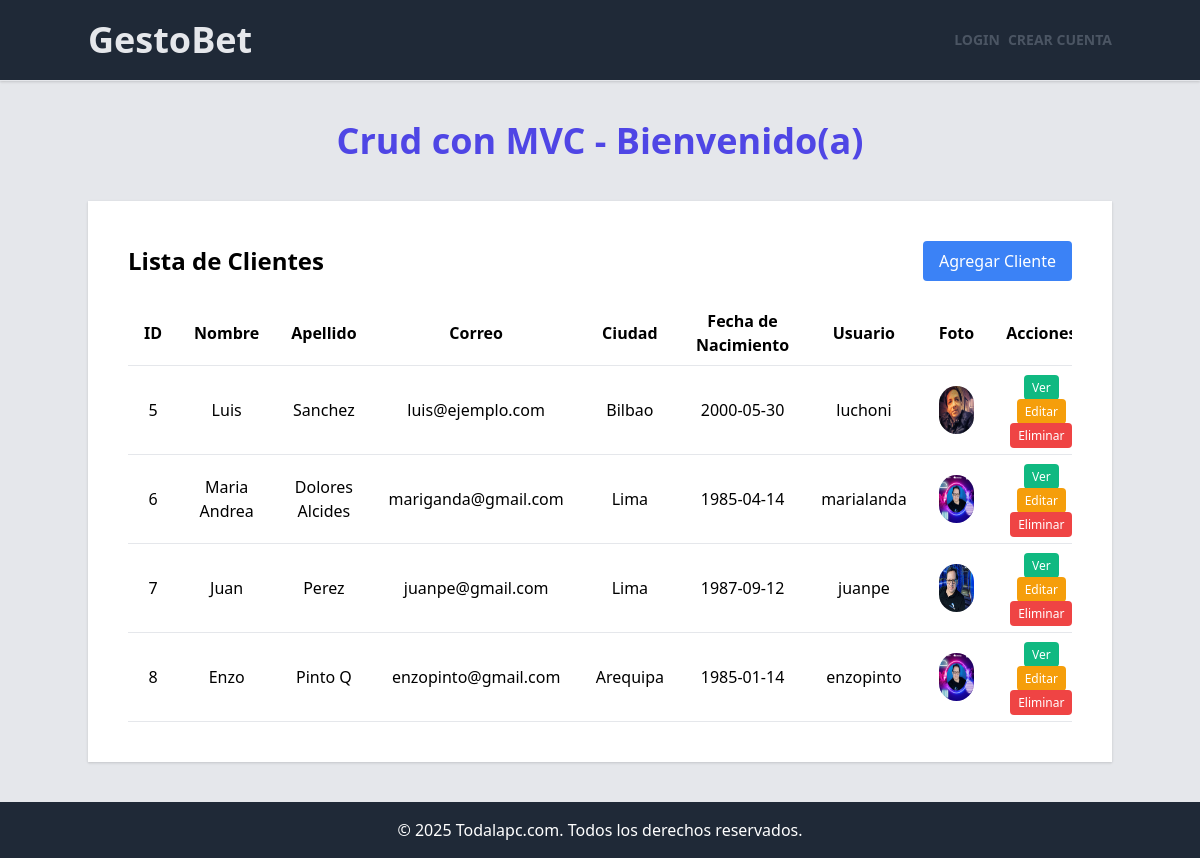
The page / on the database its author committed.
### tables this page shows
CREATE TABLE IF NOT EXISTS `clientes` (
  `id` int NOT NULL AUTO_INCREMENT,
  `nombre` varchar(50) DEFAULT NULL,
  `apellido` varchar(50) DEFAULT NULL,
  `usuario` varchar(200) DEFAULT NULL,
  `correo` varchar(100) DEFAULT NULL,
  `ciudad` varchar(50) DEFAULT NULL,
  `fecha_nacimiento` date DEFAULT NULL,
  `clave` varchar(200) NOT NULL,
  `foto` varchar(200) DEFAULT NULL,
  PRIMARY KEY (`id`)
);

### app/models/ClienteModel.php (called while the page is built, shortened)
<?php
require_once __DIR__ . '/../../config/database.php';
class ClienteModel {
    private $conn;
    public function __construct() {
        $database = new Database();
        $this->conn = $database->getConnection();
    }
    public function obtenerTodos() {
        $sql = "SELECT * FROM clientes";
        $stmt = $this->conn->prepare($sql);
        $stmt->execute();
        return $stmt->fetchAll(PDO::FETCH_ASSOC);
    }
}

### config/database.php (called while the page is built, shortened)
<?php
class Database {
    private $host = 'localhost';
    private $db_name = 'clientesdemo';
    private $username = 'root';
    private $password = 'mysql';
    public function getConnection() {
        $this->conn = null;
        try {
            $this->conn = new PDO("mysql:host=" . $this->host . ";dbname=" . $this->db_name, $this->username, $this->password);
            $this->conn->exec("set names utf8");
        } catch(PDOException $exception) {
            echo "Error de conexión: " . $exception->getMessage();
        }
        return $this->conn;
    }
}
?>

### app/controllers/ClienteController.php (called while the page is built, shortened)
<?php
require_once __DIR__ . '/../models/ClienteModel.php';
class ClienteController
{
    private $model;
    public function __construct()
    {
        $this->model = new ClienteModel();
        require_once 'C:/wamp64/www/gestionclientes/app/models/ClienteModel.php';
    }
    public function index()
    {
        $clientes = $this->model->obtenerTodos();
        $data = [
            'titulo' => 'Lista de Clientes',
            'clientes' => $clientes
        ];
        $this->render('clientes/index', $data);
    }
    private function render($view, $data = [])
    {
        extract($data);
        require_once __DIR__ . '/../views/layouts/header.php';
        require_once __DIR__ . '/../views/' . $view . '.php';
        require_once __DIR__ . '/../views/layouts/footer.php';
    }
}
?>

### public/index.php (called while the page is built, shortened)
<?php
require_once __DIR__ . '/../config/database.php';
require_once __DIR__ . '/../app/controllers/ClienteController.php';
require_once __DIR__ . '/../app/controllers/DashboardController.php';
require_once __DIR__ . '/../config/router.php';
$url = isset($_GET['url']) ? rtrim($_GET['url'], '/') : '/';
$request_method = $_SERVER['REQUEST_METHOD'];
try {
    dispatch($url, $system_routes, $request_method);
} catch (Exception $e) {
    http_response_code(404);
    echo "Error: " . $e->getMessage();
}
?>

### app/views/clientes/index.php (the view, shortened to what this page needs)
<!DOCTYPE html>
<html lang="es">
<head>
    <link rel="stylesheet" href="https://cdnjs.cloudflare.com/ajax/libs/tailwindcss/2.2.19/tailwind.min.css">
</head>
<body class="bg-gray-200 flex flex-col min-h-screen">
    <div class="container mx-auto mt-5 shadow bg-white p-10 text-base mb-10">
        <div class="flex justify-between items-center mb-5">
            <h2 class="text-2xl font-bold">Lista de Clientes</h2>
            <a href="/create" class="bg-blue-500 text-white px-4 py-2 rounded hover:bg-blue-600">Agregar Cliente</a>
        </div>
        <div class="overflow-x-auto">
            <table class="min-w-full bg-white">
                <thead>
                    <tr>
                        <th class="py-2 px-4 border-b">ID</th>
                        <th class="py-2 px-4 border-b">Nombre</th>
                        <th class="py-2 px-4 border-b">Apellido</th>
                        <th class="py-2 px-4 border-b">Correo</th>
                        <th class="py-2 px-4 border-b">Ciudad</th>
                        <th class="py-2 px-4 border-b">Fecha de Nacimiento</th>
                        <th class="py-2 px-4 border-b">Usuario</th>
                        <th class="py-2 px-4 border-b">Foto</th>
                        <th class="py-2 px-4 border-b">Acciones</th>
                    </tr>
                </thead>
                <tbody>
                    <?php foreach ($clientes as $cliente): ?>
                    <tr>
                        <td class="py-2 px-4 border-b text-center"><?php echo $cliente['id']; ?></td>
                        <td class="py-2 px-4 border-b text-center"><?php echo $cliente['nombre']; ?></td>
                        <td class="py-2 px-4 border-b text-center"><?php echo $cliente['apellido']; ?></td>
                        <td class="py-2 px-4 border-b text-center"><?php echo $cliente['correo']; ?></td>
                        <td class="py-2 px-4 border-b text-center"><?php echo $cliente['ciudad']; ?></td>
                        <td class="py-2 px-4 border-b text-center"><?php echo $cliente['fecha_nacimiento']; ?></td>
                        <td class="py-2 px-4 border-b text-center"><?php echo $cliente['usuario']; ?></td>
                        <td class="py-2 px-4 border-b text-center">
                            <?php if (!empty($cliente['foto'])): ?>
                                <img src="/public/<?php echo $cliente['foto']; ?>" alt="Foto de <?php echo $cliente['nombre']; ?>" class="w-12 h-12 rounded-full mx-auto">
                            <?php else: ?>
                                <img src="/public/img/default.jpg" alt="Foto Pendiente" class="w-12 h-12 rounded-full mx-auto">
                            <?php endif; ?>
                        </td>
                        <td class="py-2 px-4 border-b text-center">
                            <a href="/show/<?php echo $cliente['id']; ?>" class="bg-green-500 text-white px-2 py-1 rounded hover:bg-green-600 text-xs">Ver</a>
                            <a href="/edit/<?php echo $cliente['id']; ?>" class="bg-yellow-500 text-white px-2 py-1 rounded hover:bg-yellow-600 text-xs">Editar</a>
                            <a href="/delete/<?php echo $cliente['id']; ?>" class="bg-red-500 text-white px-2 py-1 rounded hover:bg-red-600 text-xs">Eliminar</a>
                        </td>
                    </tr>
                    <?php endforeach; ?>
                </tbody>
            </table>
        </div>
    </div>
</body>
</html>

### config/router.php (shortened to what this page needs)
<?php
function dispatch($url, $routes, $method) {
    $urlParts = explode('/', trim($url, '/'));
    foreach ($routes as $route => $action) {
        $routeParts = explode('/', trim($route, '/'));
        $params = [];
        if (count($urlParts) === count($routeParts)) {
            list($controller, $methodName) = explode('@', $action);
            $controllerInstance = new $controller;
            if (method_exists($controllerInstance, $methodName)) {
                $params = array_values($params);
                call_user_func_array([$controllerInstance, $methodName], $params);
                return;
            } else {
                http_response_code(500);
                echo json_encode(['error' => "Método $methodName no encontrado en el controlador $controller"]);
                return;
            }
        }
    }
}

### app/views/layouts/header.php (shortened to what this page needs)
<!DOCTYPE html>
<html lang="es">
<head>
    <link rel="stylesheet" href="https://cdnjs.cloudflare.com/ajax/libs/tailwindcss/2.2.19/tailwind.min.css">
</head>
<body class="bg-gray-200 flex flex-col min-h-screen">
    <div class="flex-grow">
        <header class="sticky top-0 p-5 border-b bg-gray-800 shadow z-50">
            <div class="container mx-auto flex justify-between items-center">
                <h1 class="text-4xl font-bold text-gray-200"><a href="/">GestoBet</a></h1>
                <nav class="flex gap-2 items-center">
                    <?php if (isset($_SESSION['cliente_id'])): ?>
                        <a class="font-bold uppercase text-gray-600 text-sm" href="/logout">Salir</a>
                    <?php else: ?>
                        <a class="font-bold uppercase text-gray-600 text-sm" href="/login">Login</a>
                        <a class="font-bold uppercase text-gray-600 text-sm" href="/create">Crear cuenta</a>
                    <?php endif; ?>
                </nav>
            </div>
        </header>
        <div class="container mx-auto mt-10 text-center space-y-3">
            <h1 class="text-4xl font-extrabold text-indigo-600 mb-10">
                Crud con MVC - Bienvenido(a)
            </h1>
        </div>

### app/views/layouts/footer.php
</div>
    <footer class="bg-gray-800 text-white text-center py-4">
        © <?php echo date('Y'); ?> Todalapc.com. Todos los derechos reservados.
    </footer>
</body>
</html>

### rows shown on the page
clientes: id "5", nombre "Luis", apellido "Sanchez", correo "luis@ejemplo.com", ciudad "Bilbao", fecha_nacimiento "2000-05-30", usuario "luchoni", foto (picture)
clientes: id "6", nombre "Maria Andrea", apellido "Dolores Alcides", correo "mariganda@gmail.com", ciudad "Lima", fecha_nacimiento "1985-04-14", usuario "marialanda", foto (picture)
clientes: id "7", nombre "Juan", apellido "Perez", correo "juanpe@gmail.com", ciudad "Lima", fecha_nacimiento "1987-09-12", usuario "juanpe", foto (picture)
clientes: id "8", nombre "Enzo", apellido "Pinto Q", correo "enzopinto@gmail.com", ciudad "Arequipa", fecha_nacimiento "1985-01-14", usuario "enzopinto", foto (picture)
